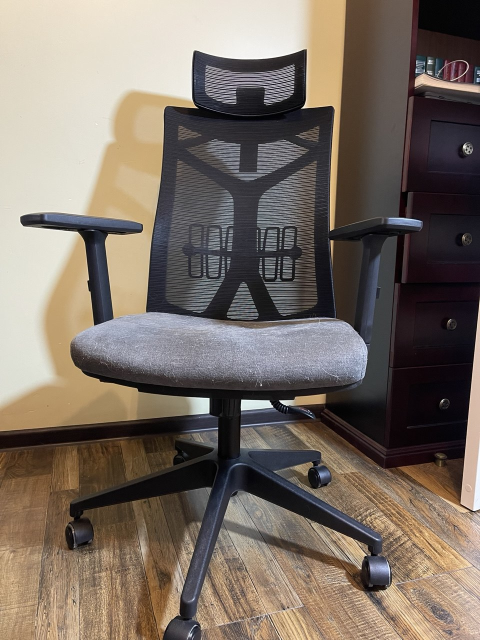
#> input picture cv/підсумковий_контроль/cam_l.jpg, 960 x 1280 px (shown at 1/2 size)
$ python main.py
#> lines starting #> are read from the running program, lines starting #| are printed output that depends on the picture
import numpy as np
import cv2
import matplotlib.pyplot as plt
from mpl_toolkits.mplot3d import Axes3D

def run_3d_reconstruction(image_path1, image_path2):
    # 1. LOAD DATA
#> called with image_path1 = 'cam_l.jpg', image_path2 = 'cam_r.jpg'
    img1 = cv2.imread(image_path1, cv2.IMREAD_GRAYSCALE)
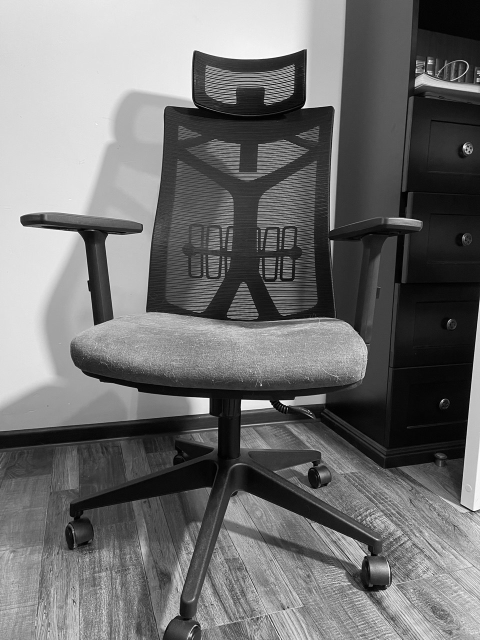
#> img1: shape (1280, 960) (shown at 1/2 size); min 0, max 255, mean 112.8
    img2 = cv2.imread(image_path2, cv2.IMREAD_GRAYSCALE)
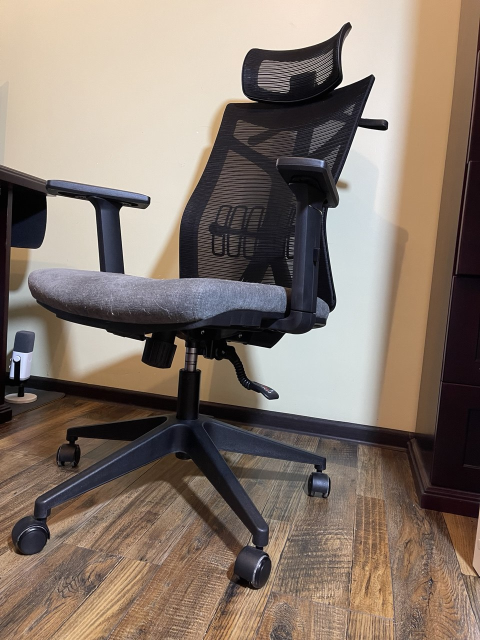
#> input picture cv/підсумковий_контроль/cam_r.jpg, 960 x 1280 px (shown at 1/2 size)
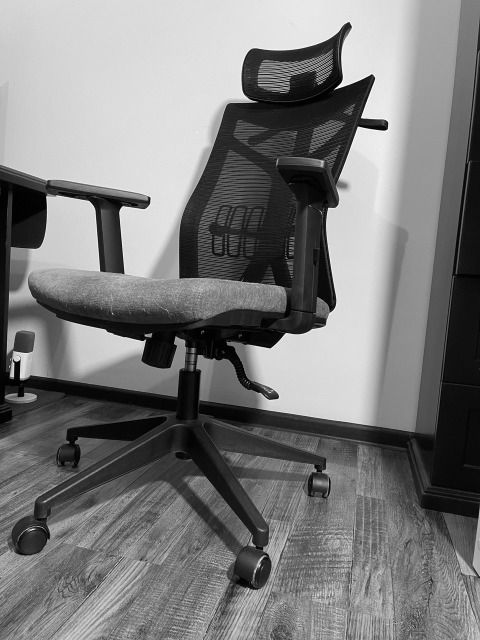
#> img2: shape (1280, 960) (shown at 1/2 size); min 0, max 255, mean 123.1

    if img1 is None or img2 is None:
        print(f"Error: Could not load images from {image_path1} or {image_path2}")
        return

    # 2. SETUP: Intrinsic Camera Matrix K
    h, w = img1.shape
#> h = 1280; w = 960
    focal_length = w
#> focal_length = 960
    K = np.array([[focal_length, 0, w/2],
                  [0, focal_length, h/2],
                  [0, 0, 1]], dtype=np.float32)

    # 3. FEATURE DETECTION (SIFT)
    sift = cv2.SIFT_create(nfeatures=5000)
    kp1, des1 = sift.detectAndCompute(img1, None)
#> kp1 = 3884 keypoints; strongest (x, y, size): (402, 811, 25.1), (494, 810, 17.7), (933, 299, 2.4), (563, 803, 4.8)
    kp2, des2 = sift.detectAndCompute(img2, None)
#> kp2 = 4571 keypoints; strongest (x, y, size): (762, 251, 17.4), (290, 680, 2), (24, 750, 6.8), (694, 54, 12.1)

    # 4. FEATURE MATCHING
    flann = cv2.FlannBasedMatcher(dict(algorithm=1, trees=5), dict(checks=50))
    matches = flann.knnMatch(des1, des2, k=2)
#> matches = 3884 matches

    # Lowe's Ratio Test
    good_matches = []
    pts1, pts2 = [], []
    for m, n in matches:
        if m.distance < 0.75 * n.distance:
            good_matches.append(m)
            pts1.append(kp1[m.queryIdx].pt)
            pts2.append(kp2[m.trainIdx].pt)
#> after the loop, good_matches = 114 matches; pts1 = 114 pairs, first value 41.6 to 928, second value 146 to 1268.5; pts2 = 114 pairs, first value 31.16 to 950.8, second value 54.5 to 1260.3

    pts1 = np.float32(pts1)
    pts2 = np.float32(pts2)

    if len(pts1) < 8:
        print("Error: Not enough points matched.")
        return

    # 5. GEOMETRY
    E, mask = cv2.findEssentialMat(pts1, pts2, K, method=cv2.RANSAC, prob=0.999, threshold=1.0)
#> E = [[-0.117, 0.18, 0.195], [0.219, 0.0739, -0.634], [-0.148, 0.661, -0.0398]]; mask = 114 values, max 1 at index 6, min 0 at index 0, mean 0.123
    _, R, t, mask = cv2.recoverPose(E, pts1, pts2, K)
#> R = [[0.808, -0.103, 0.58], [0.0348, 0.991, 0.127], [-0.588, -0.0828, 0.805]]; t = [-0.912, -0.297, 0.281]; mask = 114 values from 255 to 255

    # 6. TRIANGULATION
    P1 = K @ np.array([[1, 0, 0, 0], [0, 1, 0, 0], [0, 0, 1, 0]])
    P2 = K @ np.hstack((R, t))
#> P2 = [[493.4, -138.6, 943.1, -740.9], [-343, 898.6, 637.3, -105.6], [-0.588, -0.0828, 0.805, 0.281]]
    points_4d_hom = cv2.triangulatePoints(P1, P2, pts1.T, pts2.T)
    points_3d = (points_4d_hom[:3] / points_4d_hom[3]).T
#> points_3d = 114 rows, first 8: [-1.14, -0.104, 2.31], [-2.14, -3, 6.05], [-2.14, -3, 6.05], [-0.443, 0.0149, 1.24], [-0.463, -0.253, 1.15], [-1.57, 2.16, 4.5], [-0.445, -0.223, 1.28], [-0.416, 0.526, 1.3]

    # 7. SAVE & VISUALIZE
    # A. Save 2D Matches Image
    match_img = cv2.drawMatches(img1, kp1, img2, kp2, good_matches[:100], None,
                                flags=cv2.DrawMatchesFlags_NOT_DRAW_SINGLE_POINTS)
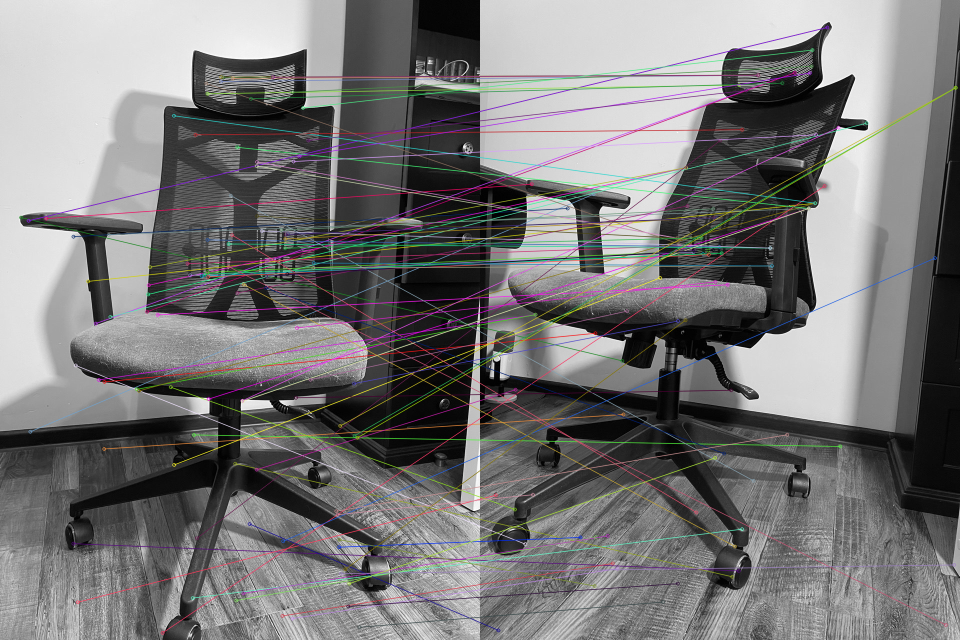
#> match_img: shape (1280, 1920, 3) (shown at 1/2 size); mean of channels 0, 1, 2 119.3, 119.1, 120; drawn as B, G, R
    cv2.imwrite('reconstruction_matches.jpg', match_img)
    print("Saved: reconstruction_matches.jpg")

    # B. Save 3D Points to CSV
    np.savetxt("reconstructed_points.csv", points_3d, delimiter=",", header="X,Y,Z", comments='')
    print("Saved: reconstructed_points.csv")

    # C. Visualize 3D
    fig = plt.figure(figsize=(10, 7))
    ax = fig.add_subplot(111, projection='3d')

    # Filter for display (remove outliers)
    z_mask = (points_3d[:, 2] > 0) & (points_3d[:, 2] < 50)
    filtered_points = points_3d[z_mask]
#> filtered_points has the same summary as points_3d

    if len(filtered_points) > 0:
        ax.scatter(filtered_points[:, 0], filtered_points[:, 2], -filtered_points[:, 1],
                   c=filtered_points[:, 2], cmap='viridis', s=2)
        plt.title(f"3D Cloud - {len(filtered_points)} points")
        plt.savefig('3d_plot.png')
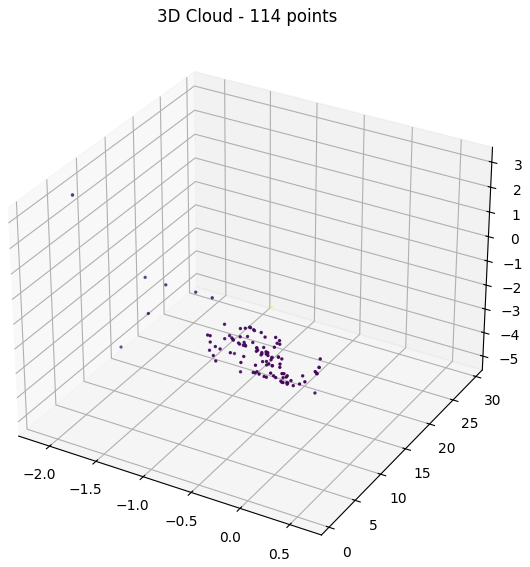
#> figure drawn by matplotlib, 1 panel
        print("Saved: 3d_plot.png")
        plt.show()

if __name__ == "__main__":
    run_3d_reconstruction('cam_l.jpg', 'cam_r.jpg')
